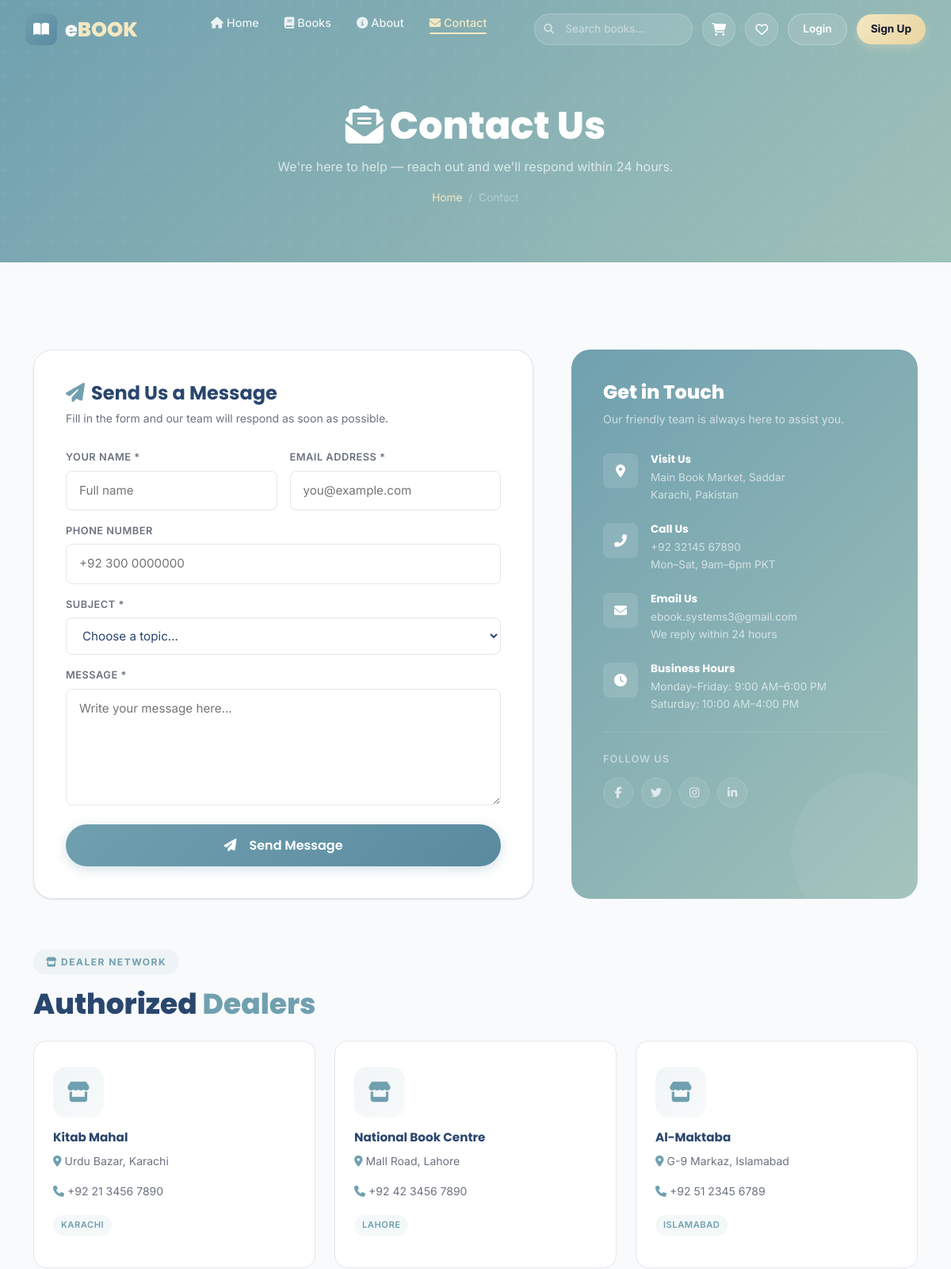
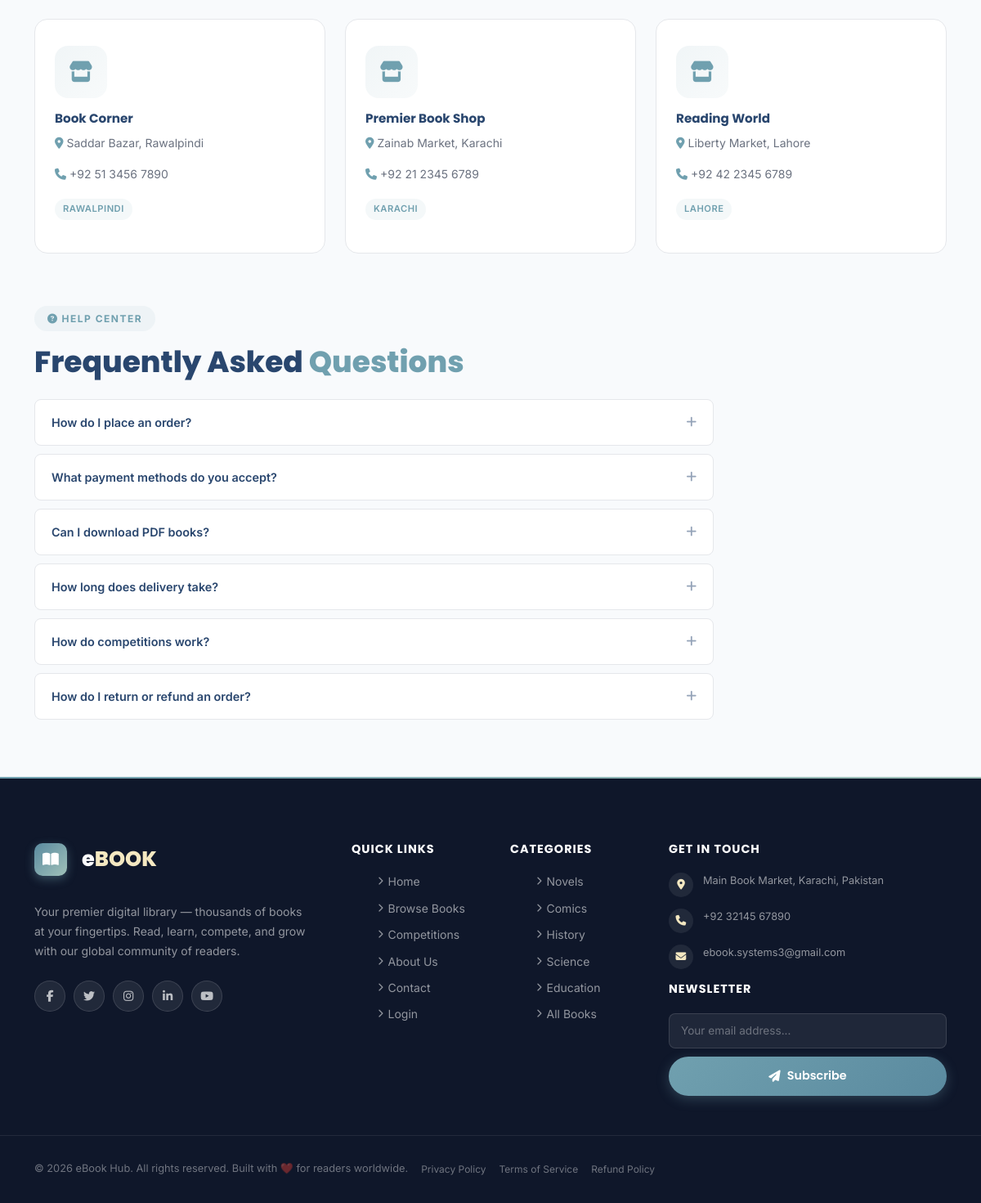
The page /contact.php on the database its author committed (2 pictures, top to bottom).
### tables this page shows
CREATE TABLE `dealers` (
  `id` int(11) NOT NULL,
  `name` varchar(255) NOT NULL,
  `address` varchar(500) DEFAULT NULL,
  `phone` varchar(50) DEFAULT NULL,
  `city` varchar(100) DEFAULT NULL,
  `email` varchar(255) DEFAULT NULL
);

### contact.php (the view, shortened to what this page needs)
<?php
include 'db_config.php';
$dealers = [];
$dResult = mysqli_query($conn, "SELECT * FROM dealers ORDER BY id ASC");
if ($dResult) while ($row = mysqli_fetch_assoc($dResult)) $dealers[] = $row;
$faqs = [
    ['q' => 'How do I place an order?',          'a' => 'Browse our library, add books to cart, and proceed to checkout. Provide your delivery details and choose a payment method.'],
    ['q' => 'What payment methods do you accept?','a' => 'We accept credit/debit cards, demand drafts, cheques, and VPP (Value Payable Post) for home delivery.'],
    ['q' => 'Can I download PDF books?',          'a' => 'Yes! After payment confirmation, PDF books are available for instant download from your dashboard.'],
    ['q' => 'How long does delivery take?',       'a' => 'Standard delivery takes 3–5 business days across Pakistan. Express delivery is available for select cities.'],
    ['q' => 'How do competitions work?',          'a' => 'Register on our platform, navigate to Competitions, and choose story-writing or essay-writing. Submit within the deadline.'],
    ['q' => 'How do I return or refund an order?','a' => 'Contact us within 7 days of receiving your order. We review each case and process approved refunds within 5–7 business days.'],
];
?>
<!DOCTYPE html>
<html lang="en">
<head>
  <link href="https://cdnjs.cloudflare.com/ajax/libs/font-awesome/6.5.0/css/all.min.css" rel="stylesheet">
  <link href="https://cdnjs.cloudflare.com/ajax/libs/aos/2.3.4/aos.css" rel="stylesheet">
  <link href="https://cdn.jsdelivr.net/npm/bootstrap@5.3.7/dist/css/bootstrap.min.css" rel="stylesheet">
  <link href="css/style.css" rel="stylesheet">
</head>
<body>
<?php include 'includes/navbar.php'; ?>
<div class="page-header">
  <h1 data-aos="fade-up"><i class="fas fa-envelope-open-text me-2"></i>Contact Us</h1>
  <p data-aos="fade-up" data-aos-delay="100">We're here to help — reach out and we'll respond within 24 hours.</p>
  <div class="breadcrumb-nav" data-aos="fade-up" data-aos-delay="150">
    <a href="index.php">Home</a><span>/</span><span>Contact</span>
  </div>
</div>
<section class="contact-section">
  <div class="container">
    <div class="row g-5">
      <div class="col-lg-7" data-aos="fade-right">
        <div class="contact-form-card">
          <h4 style="font-weight:700;margin-bottom:6px;"><i class="fas fa-paper-plane me-2" style="color:var(--primary);"></i>Send Us a Message</h4>
          <p style="color:var(--text-secondary);font-size:.875rem;margin-bottom:28px;">Fill in the form and our team will respond as soon as possible.</p>
          <form method="POST" action="" data-validate>
            <div class="row g-3">
              <div class="col-md-6">
                <label class="form-label-float">Your Name *</label>
                <input type="text" name="name" class="form-input" placeholder="Full name" required
                  value="<?= htmlspecialchars($_POST['name'] ?? '') ?>">
              </div>
              <div class="col-md-6">
                <label class="form-label-float">Email Address *</label>
                <input type="email" name="email" class="form-input" placeholder="you@example.com" required
                  value="<?= htmlspecialchars($_POST['email'] ?? '') ?>">
              </div>
              <div class="col-12">
                <label class="form-label-float">Phone Number</label>
                <input type="tel" name="phone" class="form-input" placeholder="+92 300 0000000"
                  value="<?= htmlspecialchars($_POST['phone'] ?? '') ?>">
              </div>
              <div class="col-12">
                <label class="form-label-float">Subject *</label>
                <select name="subject" class="form-input" required>
                  <option value="">Choose a topic...</option>
                </select>
              </div>
              <div class="col-12">
                <label class="form-label-float">Message *</label>
                <textarea name="message" class="form-input" rows="5" placeholder="Write your message here..." required style="resize:vertical;"><?= htmlspecialchars($_POST['message'] ?? '') ?></textarea>
              </div>
              <div class="col-12">
                <button type="submit" class="btn-primary-custom w-100 btn-ripple" style="justify-content:center;font-size:1rem;padding:14px;">
                  <i class="fas fa-paper-plane me-2"></i>Send Message
                </button>
              </div>
            </div>
          </form>
        </div>
      </div>
      <div class="col-lg-5" data-aos="fade-left">
        <div class="contact-info-card">
          <h4 style="color:white;margin-bottom:8px;font-weight:800;">Get in Touch</h4>
          <p style="color:rgba(255,255,255,.65);font-size:.875rem;margin-bottom:32px;">Our friendly team is always here to assist you.</p>
          <div class="contact-info-item">
            <div class="contact-info-icon"><i class="fas fa-map-marker-alt"></i></div>
            <div class="contact-info-text">
              <h6>Visit Us</h6>
              <p>Main Book Market, Saddar<br>Karachi, Pakistan</p>
            </div>
          </div>
          <div class="contact-info-item">
            <div class="contact-info-icon"><i class="fas fa-phone-alt"></i></div>
            <div class="contact-info-text">
              <h6>Call Us</h6>
              <p>+92 32145 67890<br>Mon–Sat, 9am–6pm PKT</p>
            </div>
          </div>
          <div class="contact-info-item">
            <div class="contact-info-icon"><i class="fas fa-envelope"></i></div>
            <div class="contact-info-text">
              <h6>Email Us</h6>
              <p>ebook.systems3@gmail.com<br>We reply within 24 hours</p>
            </div>
          </div>
          <div class="contact-info-item">
            <div class="contact-info-icon"><i class="fas fa-clock"></i></div>
            <div class="contact-info-text">
              <h6>Business Hours</h6>
              <p>Monday–Friday: 9:00 AM–6:00 PM<br>Saturday: 10:00 AM–4:00 PM</p>
            </div>
          </div>
          <div class="mt-4 pt-4" style="border-top:1px solid rgba(255,255,255,.12);">
            <p style="color:rgba(255,255,255,.5);font-size:.8rem;margin-bottom:12px;text-transform:uppercase;letter-spacing:1px;font-weight:600;">Follow Us</p>
            <div class="footer-social">
              <a href="#" class="social-btn"><i class="fab fa-facebook-f"></i></a>
              <a href="#" class="social-btn"><i class="fab fa-twitter"></i></a>
              <a href="#" class="social-btn"><i class="fab fa-instagram"></i></a>
              <a href="#" class="social-btn"><i class="fab fa-linkedin-in"></i></a>
            </div>
          </div>
        </div>
      </div>
    </div>
    <?php if (!empty($dealers)): ?>
    <div class="mt-5 pt-3" data-aos="fade-up">
      <div class="section-header text-start mb-4">
        <span class="section-badge"><i class="fas fa-store me-1"></i>Dealer Network</span>
        <h3 class="section-title mb-0">Authorized <span class="accent-text">Dealers</span></h3>
      </div>
      <div class="row g-4">
        <?php foreach ($dealers as $idx => $dealer): ?>
        <div class="col-md-6 col-lg-4" data-aos="fade-up" data-aos-delay="<?= ($idx % 3) * 80 ?>">
          <div class="why-us-card" style="text-align:left;">
            <div class="why-us-icon" style="margin:0 0 16px;">
              <i class="fas fa-store"></i>
            </div>
            <h4 style="font-size:.95rem;"><?= htmlspecialchars($dealer['name'] ?? $dealer['dealer_name'] ?? 'Dealer') ?></h4>
            <?php if (!empty($dealer['address'])): ?>
            <p><i class="fas fa-map-marker-alt me-1" style="color:var(--primary);"></i><?= htmlspecialchars($dealer['address']) ?></p>
            <?php endif; ?>
            <?php if (!empty($dealer['phone'])): ?>
            <p><i class="fas fa-phone me-1" style="color:var(--primary);"></i><?= htmlspecialchars($dealer['phone']) ?></p>
            <?php endif; ?>
            <?php if (!empty($dealer['city'])): ?>
            <span class="book-card-category"><?= htmlspecialchars($dealer['city']) ?></span>
            <?php endif; ?>
          </div>
        </div>
        <?php endforeach; ?>
      </div>
    </div>
    <?php endif; ?>
    <div class="mt-5 pt-3" data-aos="fade-up">
      <div class="section-header text-start mb-4">
        <span class="section-badge"><i class="fas fa-question-circle me-1"></i>Help Center</span>
        <h3 class="section-title mb-0">Frequently Asked <span class="accent-text">Questions</span></h3>
      </div>
      <div class="row justify-content-start">
        <div class="col-lg-9">
          <?php foreach ($faqs as $i => $faq): ?>
          <div class="faq-item" data-aos="fade-up" data-aos-delay="<?= ($i % 3) * 60 ?>">
            <div class="faq-question">
              <?= $faq['q'] ?>
              <i class="fas fa-plus toggle-icon"></i>
            </div>
          </div>
          <?php endforeach; ?>
        </div>
      </div>
    </div>
  </div>
</section>
<?php include 'includes/footer.php'; ?>
</body>
</html>

### includes/navbar.php (shortened to what this page needs)
<?php
$isLoggedIn = isset($_SESSION['user_id']);
$userName   = $_SESSION['user_name'] ?? 'User';
$userInitials = strtoupper(substr($userName, 0, 1));
?>
<nav class="site-navbar" id="siteNavbar">
  <div class="container-fluid">
    <div class="d-flex align-items-center justify-content-between w-100">
      <a href="index.php" class="navbar-logo">
        <div class="logo-icon"><i class="fas fa-book-open"></i></div>
        <span class="logo-text">e<span class="logo-highlight">BOOK</span></span>
      </a>
      <ul class="navbar-nav-links d-none d-lg-flex">
        <li><a href="index.php"><i class="fas fa-home me-1"></i>Home</a></li>
        <li><a href="books.php"><i class="fas fa-book me-1"></i>Books</a></li>
        <li><a href="about.php"><i class="fas fa-info-circle me-1"></i>About</a></li>
        <li><a href="contact.php"><i class="fas fa-envelope me-1"></i>Contact</a></li>
      </ul>
      <div class="navbar-actions">
        <form action="books.php" method="GET" class="navbar-search d-none d-lg-block">
          <i class="fas fa-search search-icon"></i>
          <input type="text" name="category" placeholder="Search books...">
        </form>
        <a href="cart.php" class="cart-icon-btn" aria-label="Shopping cart">
          <i class="fas fa-shopping-cart"></i>
        </a>
        <a href="#" class="cart-icon-btn d-none d-lg-flex" aria-label="Wishlist" title="Wishlist">
          <i class="far fa-heart"></i>
        </a>
        <?php if ($isLoggedIn): ?>
        <div class="user-dropdown d-none d-lg-block">
          <div class="user-dropdown-btn">
            <div class="user-avatar"><?= htmlspecialchars($userInitials) ?></div>
            <?= htmlspecialchars($userName) ?>
            <i class="fas fa-chevron-down ms-1" style="font-size:.7rem;"></i>
          </div>
          <div class="user-dropdown-menu">
            <a href="user_dashboard.php"><i class="fas fa-tachometer-alt"></i>Dashboard</a>
            <a href="view_orders.php"><i class="fas fa-box"></i>My Orders</a>
            <?php if (isset($_SESSION['role_id']) && $_SESSION['role_id'] == 1): ?>
            <a href="admin/dashboard.php"><i class="fas fa-cog"></i>Admin Panel</a>
            <?php endif; ?>
            <div class="divider"></div>
            <a href="logout.php" class="logout-link"><i class="fas fa-sign-out-alt"></i>Logout</a>
          </div>
        </div>
        <?php else: ?>
        <a href="login.php" class="btn-nav-login d-none d-lg-block">Login</a>
        <a href="register.php" class="btn-nav-register d-none d-lg-block">Sign Up</a>
        <?php endif; ?>
      </div>
    </div>
  </div>
</nav>

### includes/footer.php (shortened to what this page needs)
<footer class="site-footer">
  <div class="container">
    <div class="row g-5">
      <div class="col-lg-4 col-md-6">
        <a href="index.php" class="navbar-logo footer-brand d-inline-flex mb-3">
          <div class="logo-icon me-2" style="background:linear-gradient(135deg,#5a8a9f,#a0c1b9);border-radius:10px;width:40px;height:40px;display:flex;align-items:center;justify-content:center;">
            <i class="fas fa-book-open text-white"></i>
          </div>
          <span class="logo-text">e<span class="logo-highlight">BOOK</span></span>
        </a>
        <p class="footer-desc">Your premier digital library — thousands of books at your fingertips. Read, learn, compete, and grow with our global community of readers.</p>
        <div class="footer-social">
          <a href="#" class="social-btn" aria-label="Facebook"><i class="fab fa-facebook-f"></i></a>
          <a href="#" class="social-btn" aria-label="Twitter"><i class="fab fa-twitter"></i></a>
          <a href="#" class="social-btn" aria-label="Instagram"><i class="fab fa-instagram"></i></a>
          <a href="#" class="social-btn" aria-label="LinkedIn"><i class="fab fa-linkedin-in"></i></a>
          <a href="#" class="social-btn" aria-label="YouTube"><i class="fab fa-youtube"></i></a>
        </div>
      </div>
      <div class="col-lg-2 col-md-3 col-6">
        <h6 class="footer-heading">Quick Links</h6>
        <ul class="footer-links">
          <li><a href="index.php"><i class="fas fa-chevron-right" style="font-size:.65rem;"></i>Home</a></li>
          <li><a href="books.php"><i class="fas fa-chevron-right" style="font-size:.65rem;"></i>Browse Books</a></li>
          <li><a href="competitions.php"><i class="fas fa-chevron-right" style="font-size:.65rem;"></i>Competitions</a></li>
          <li><a href="about.php"><i class="fas fa-chevron-right" style="font-size:.65rem;"></i>About Us</a></li>
          <li><a href="contact.php"><i class="fas fa-chevron-right" style="font-size:.65rem;"></i>Contact</a></li>
          <li><a href="login.php"><i class="fas fa-chevron-right" style="font-size:.65rem;"></i>Login</a></li>
        </ul>
      </div>
      <div class="col-lg-2 col-md-3 col-6">
        <h6 class="footer-heading">Categories</h6>
        <ul class="footer-links">
          <li><a href="books.php?category=Novels"><i class="fas fa-chevron-right" style="font-size:.65rem;"></i>Novels</a></li>
          <li><a href="books.php?category=Comics"><i class="fas fa-chevron-right" style="font-size:.65rem;"></i>Comics</a></li>
          <li><a href="books.php?category=History"><i class="fas fa-chevron-right" style="font-size:.65rem;"></i>History</a></li>
          <li><a href="books.php?category=Science"><i class="fas fa-chevron-right" style="font-size:.65rem;"></i>Science</a></li>
          <li><a href="books.php?category=Education"><i class="fas fa-chevron-right" style="font-size:.65rem;"></i>Education</a></li>
          <li><a href="books.php"><i class="fas fa-chevron-right" style="font-size:.65rem;"></i>All Books</a></li>
        </ul>
      </div>
      <div class="col-lg-4 col-md-6">
        <h6 class="footer-heading">Get In Touch</h6>
        <div class="footer-contact-item">
          <div class="icon"><i class="fas fa-map-marker-alt"></i></div>
          <p>Main Book Market, Karachi, Pakistan</p>
        </div>
        <div class="footer-contact-item">
          <div class="icon"><i class="fas fa-phone"></i></div>
          <p>+92 32145 67890</p>
        </div>
        <div class="footer-contact-item">
          <div class="icon"><i class="fas fa-envelope"></i></div>
          <p>ebook.systems3@gmail.com</p>
        </div>
        <div class="footer-newsletter mt-3">
          <h6 class="footer-heading">Newsletter</h6>
          <input type="email" placeholder="Your email address...">
          <button class="btn-primary-custom w-100 newsletter-submit" style="justify-content:center;">
            <i class="fas fa-paper-plane"></i> Subscribe
          </button>
        </div>
      </div>
    </div>
  </div>
  <div class="footer-bottom mt-5">
    <div class="container">
      <div class="d-flex align-items-center justify-content-between flex-wrap gap-3">
        <p>&copy; <?= date('Y') ?> eBook Hub. All rights reserved. Built with ❤️ for readers worldwide.</p>
        <div class="d-flex gap-3" style="font-size:.75rem;">
          <a href="#" style="color:rgba(255,255,255,.4);">Privacy Policy</a>
          <a href="#" style="color:rgba(255,255,255,.4);">Terms of Service</a>
          <a href="#" style="color:rgba(255,255,255,.4);">Refund Policy</a>
        </div>
      </div>
    </div>
  </div>
</footer>

### rows shown on the page
dealers: name "Kitab Mahal", address "Urdu Bazar, Karachi", phone "+92 21 3456 7890", city "KARACHI"
dealers: name "National Book Centre", address "Mall Road, Lahore", phone "+92 42 3456 7890", city "LAHORE"
dealers: name "Al-Maktaba", address "G-9 Markaz, Islamabad", phone "+92 51 2345 6789", city "ISLAMABAD"
dealers: name "Book Corner", address "Saddar Bazar, Rawalpindi", phone "+92 51 3456 7890", city "RAWALPINDI"
dealers: name "Premier Book Shop", address "Zainab Market, Karachi", phone "+92 21 2345 6789", city "KARACHI"
dealers: name "Reading World", address "Liberty Market, Lahore", phone "+92 42 2345 6789", city "LAHORE"

### other values the page prints
$faq['q'] "How do I place an order?"
$faq['q'] "What payment methods do you accept?"
$faq['q'] "Can I download PDF books?"
$faq['q'] "How long does delivery take?"
$faq['q'] "How do competitions work?"
$faq['q'] "How do I return or refund an order?"
